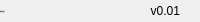
              <widget class="QFrame" name="bottomBar">
               <property name="minimumSize">
                <size>
                 <width>0</width>
                 <height>22</height>
                </size>
               </property>
               <property name="maximumSize">
                <size>
                 <width>16777215</width>
                 <height>22</height>
                </size>
               </property>
               <property name="frameShape">
                <enum>QFrame::NoFrame</enum>
               </property>
               <property name="frameShadow">
                <enum>QFrame::Raised</enum>
               </property>
               <layout class="QHBoxLayout" name="horizontalLayout_5">
                <property name="spacing">
                 <number>0</number>
                </property>
                <property name="leftMargin">
                 <number>0</number>
                </property>
                <property name="topMargin">
                 <number>0</number>
                </property>
                <property name="rightMargin">
                 <number>0</number>
                </property>
                <property name="bottomMargin">
                 <number>0</number>
                </property>
                <item>
                 <widget class="QLabel" name="creditsLabel">
                  <property name="maximumSize">
                   <size>
                    <width>16777215</width>
                    <height>16</height>
                   </size>
                  </property>
                  <property name="font">
                   <font>
                    <family>Segoe UI</family>
                    <pointsize>-1</pointsize>
                    <italic>false</italic>
                    <bold>false</bold>
                   </font>
                  </property>
                  <property name="text">
                   <string>这是状态栏</string>
                  </property>
                  <property name="alignment">
                   <set>Qt::AlignLeading|Qt::AlignLeft|Qt::AlignVCenter</set>
                  </property>
                 </widget>
                </item>
                <item>
                 <widget class="QLabel" name="version">
                  <property name="text">
                   <string>v0.01</string>
                  </property>
                  <property name="alignment">
                   <set>Qt::AlignRight|Qt::AlignTrailing|Qt::AlignVCenter</set>
                  </property>
                 </widget>
                </item>
                <item>
                 <widget class="QFrame" name="frame_size_grip">
                  <property name="minimumSize">
                   <size>
                    <width>20</width>
                    <height>0</height>
                   </size>
                  </property>
                  <property name="maximumSize">
                   <size>
                    <width>20</width>
                    <height>16777215</height>
                   </size>
                  </property>
                  <property name="frameShape">
                   <enum>QFrame::NoFrame</enum>
                  </property>
                  <property name="frameShadow">
                   <enum>QFrame::Raised</enum>
                  </property>
                 </widget>
                </item>
               </layout>
              </widget>
